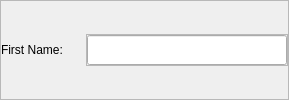
             <widget class="QFrame" name="frame_11">
              <property name="sizePolicy">
               <sizepolicy hsizetype="Preferred" vsizetype="Fixed">
                <horstretch>0</horstretch>
                <verstretch>0</verstretch>
               </sizepolicy>
              </property>
              <property name="frameShape">
               <enum>QFrame::StyledPanel</enum>
              </property>
              <property name="frameShadow">
               <enum>QFrame::Raised</enum>
              </property>
              <layout class="QHBoxLayout" name="horizontalLayout_11">
               <property name="spacing">
                <number>5</number>
               </property>
               <property name="leftMargin">
                <number>0</number>
               </property>
               <property name="topMargin">
                <number>0</number>
               </property>
               <property name="rightMargin">
                <number>0</number>
               </property>
               <property name="bottomMargin">
                <number>0</number>
               </property>
               <item>
                <widget class="QLabel" name="label_10">
                 <property name="sizePolicy">
                  <sizepolicy hsizetype="Fixed" vsizetype="Fixed">
                   <horstretch>0</horstretch>
                   <verstretch>0</verstretch>
                  </sizepolicy>
                 </property>
                 <property name="minimumSize">
                  <size>
                   <width>80</width>
                   <height>0</height>
                  </size>
                 </property>
                 <property name="maximumSize">
                  <size>
                   <width>80</width>
                   <height>16777215</height>
                  </size>
                 </property>
                 <property name="text">
                  <string>First Name:</string>
                 </property>
                </widget>
               </item>
               <item>
                <widget class="QFrame" name="frame_21">
                 <property name="sizePolicy">
                  <sizepolicy hsizetype="Preferred" vsizetype="Fixed">
                   <horstretch>0</horstretch>
                   <verstretch>0</verstretch>
                  </sizepolicy>
                 </property>
                 <property name="frameShape">
                  <enum>QFrame::StyledPanel</enum>
                 </property>
                 <property name="frameShadow">
                  <enum>QFrame::Raised</enum>
                 </property>
                 <layout class="QHBoxLayout" name="horizontalLayout_19">
                  <property name="spacing">
                   <number>5</number>
                  </property>
                  <property name="leftMargin">
                   <number>0</number>
                  </property>
                  <property name="topMargin">
                   <number>0</number>
                  </property>
                  <property name="rightMargin">
                   <number>0</number>
                  </property>
                  <property name="bottomMargin">
                   <number>0</number>
                  </property>
                  <item>
                   <widget class="QLineEdit" name="fname_field">
                    <property name="sizePolicy">
                     <sizepolicy hsizetype="Minimum" vsizetype="Fixed">
                      <horstretch>0</horstretch>
                      <verstretch>0</verstretch>
                     </sizepolicy>
                    </property>
                    <property name="minimumSize">
                     <size>
                      <width>200</width>
                      <height>30</height>
                     </size>
                    </property>
                   </widget>
                  </item>
                 </layout>
                </widget>
               </item>
              </layout>
             </widget>
